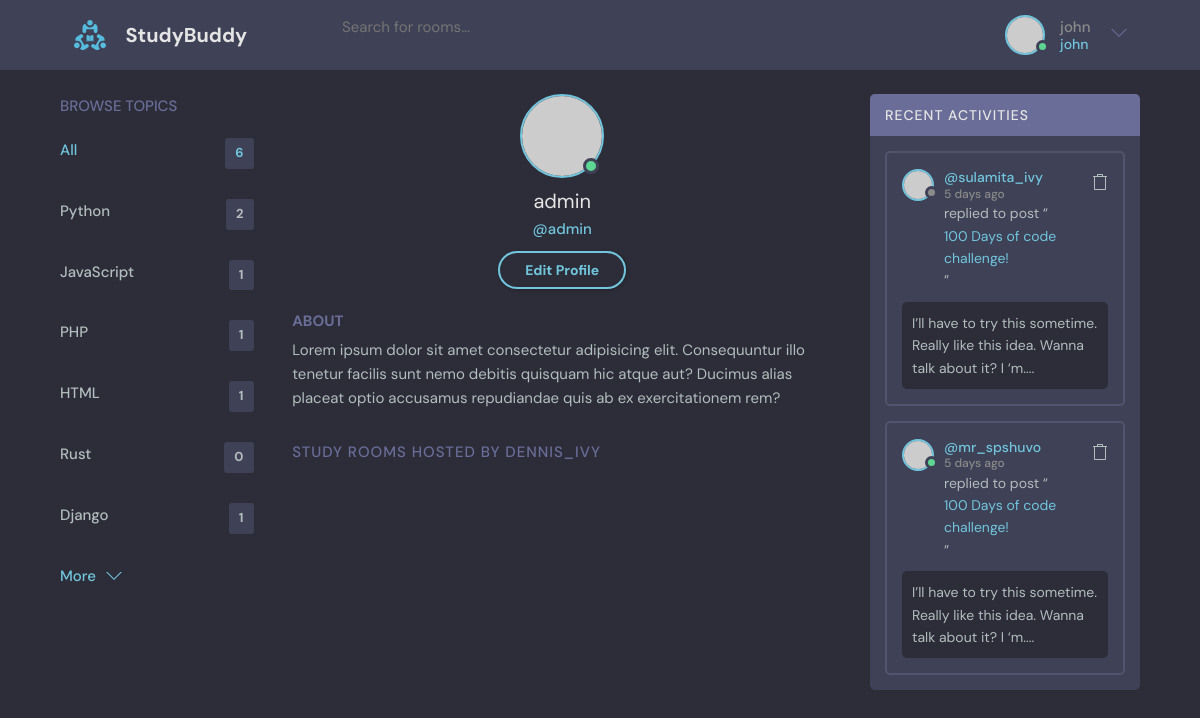
The page /profile/1/ (signed in) on the database its author committed.
### base/models.py (models this page shows, shortened)
class Topic(models.Model):
    name = models.CharField(max_length=50)

### base/views.py (the view)
# urls.py: path("profile/<str:pk>/", views.userProfile, name="user-profile"),
def userProfile(request,pk):
    user = User.objects.get(id=pk)
    rooms = user.room_set.all()
    room_messages=user.message_set.all()
    topics=Topic.objects.all()
    context = {'user':user,'room_messages':room_messages,'topics':topics,'room':room}
    return render(request, 'base/profile.html', context)

### base/templates/base/profile.html (shortened to what this page needs)
  {% extends 'main.html' %}
  {% block content %}
  <main class="profile-page layout layout--3">
    <div class="container">
      {% include 'base/topic_component.html' %}
      <div class="roomList">
        <div class="profile">
          <div class="profile__avatar">
            <div class="avatar avatar--large active">
              <img src="https://randomuser.me/api/portraits/men/11.jpg" />
            </div>
          </div>
          <div class="profile__info">
            <h3>{{user.username}}</h3>
            <p>@{{user.username}}</p>
            <a href="edit-user.html" class="btn btn--main btn--pill">Edit Profile</a>
          </div>
          <div class="profile__about">
            <h3>About</h3>
            <p>
              Lorem ipsum dolor sit amet consectetur adipisicing elit. Consequuntur illo tenetur
              facilis sunt nemo debitis quisquam hic atque aut? Ducimus alias placeat optio
              accusamus repudiandae quis ab ex exercitationem rem?
            </p>
          </div>
        </div>
        <div class="roomList__header">
          <div>
            <h2>Study Rooms Hosted by dennis_ivy</a>
            </h2>
          </div>
        </div>
      </div>
      <div class="activities">
        <div class="activities__header">
          <h2>Recent Activities</h2>
        </div>
        <div class="activities__box">
          <div class="activities__boxHeader roomListRoom__header">
            <a href="profile.html" class="roomListRoom__author">
              <div class="avatar avatar--small">
                <img src="https://randomuser.me/api/portraits/women/11.jpg" />
              </div>
              <p>
                @sulamita_ivy
                <span>5 days ago</span>
              </p>
            </a>
            <div class="roomListRoom__actions">
              <a href="#">
              </a>
            </div>
          </div>
          <div class="activities__boxContent">
            <p>replied to post “<a href="room.html">100 Days of code challenge!</a>”</p>
            <div class="activities__boxRoomContent">
              I’ll have to try this sometime. Really like this idea. Wanna talk about it? I ‘m....
            </div>
          </div>
        </div>
        <div class="activities__box">
          <div class="activities__boxHeader roomListRoom__header">
            <a href="profile.html" class="roomListRoom__author">
              <div class="avatar avatar--small active">
                <img src="https://randomuser.me/api/portraits/men/13.jpg" />
              </div>
              <p>
                @mr_spshuvo
                <span>5 days ago</span>
              </p>
            </a>
            <div class="roomListRoom__actions">
              <a href="#">
              </a>
            </div>
          </div>
          <div class="activities__boxContent">
            <p>replied to post “<a href="room.html">100 Days of code challenge!</a>”</p>
            <div class="activities__boxRoomContent">
              I’ll have to try this sometime. Really like this idea. Wanna talk about it? I ‘m....
            </div>
          </div>
        </div>
      </div>
    </div>
  </main>
  {% endblock content %}

### templates/navbar.html (shortened to what this page needs)
{% load static %}
<header class="header header--loggedIn">
    <div class="container">
      <a href="{% url 'home' %}" class="header__logo">
        <img src="{% static 'images/logo.svg' %}" />
        <h1>StudyBuddy</h1>
      </a>
      <form class="header__search" method="GET" action="{% url 'home' %}>
        <label>
          <svg version="1.1" xmlns="http://www.w3.org/2000/svg" width="32" height="32" viewBox="0 0 32 32">
          <input name="q" placeholder="Search for rooms..." />
      </form>
      <nav class="header__menu">
        {% if request.user.is_authenticated %}
        <div class="header__user">
          <a href="profile.html">
            <div class="avatar avatar--medium active">
              <img src="https://randomuser.me/api/portraits/men/37.jpg" />
            </div>
            <p>{{ request.user.username }}<span>{{ request.user.username }}</span></p>
          </a>
          <button class="dropdown-button">
            <svg version="1.1" xmlns="http://www.w3.org/2000/svg" width="32" height="32" viewBox="0 0 32 32">
              <title>chevron-down</title>
              <path d="M16 21l-13-13h-3l16 16 16-16h-3l-13 13z"></path>
            </svg>
          </button>
        </div>
        {% else %}
        <a href="{% url 'login' %}">
          <img src="{% static 'images/avatar.svg' %}" />
          <p>Login</p>
        </a>
        {% endif %}
      </nav>
    </div>
  </header>

### base/templates/base/topic_component.html
        <div class="topics">
            <div class="topics__header">
              <h2>Browse Topics</h2>
            </div>
            <ul class="topics__list">
              <li>
                <a href="{% url 'home' %}" class="active">All <span>{{topics.count}}</span></a>
              </li>
              {% for topic in topics %}
              <li>
                <a href="{% url 'home' %}?q={{topic.name}}">{{topic.name}} <span>{{topic.room_set.all.count}}</span></a>
              </li>
              {% endfor %}
            </ul>
            <a class="btn btn--link" href="topics.html">
              More
              <svg version="1.1" xmlns="http://www.w3.org/2000/svg" width="32" height="32" viewBox="0 0 32 32">
                <title>chevron-down</title>
                <path d="M16 21l-13-13h-3l16 16 16-16h-3l-13 13z"></path>
              </svg>
            </a>
          </div>

### rows shown on the page
Topic: name "Python", room_set.all.count "2"
Topic: name "JavaScript", room_set.all.count "1"
Topic: name "PHP", room_set.all.count "1"
Topic: name "HTML", room_set.all.count "1"
Topic: name "Rust", room_set.all.count "0"
Topic: name "Django", room_set.all.count "1"

### other values the page prints
{{ request.user.username }} "john"
{{ topics.count }} "6"
{{ user.username }} "admin"
